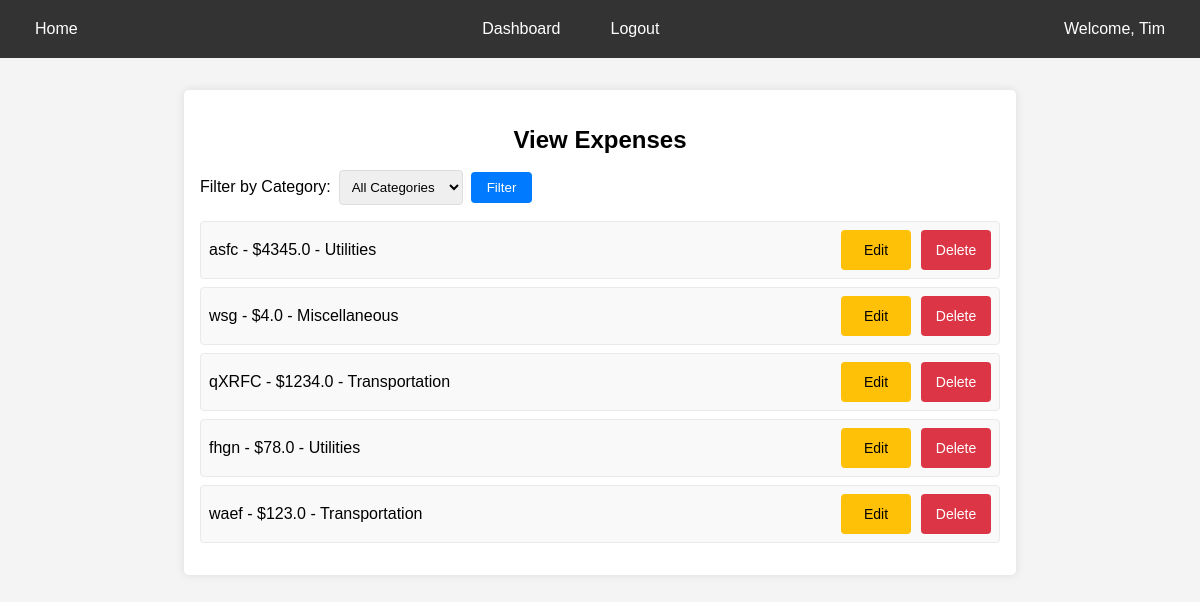
The app's page /view_expenses (signed in), older data.
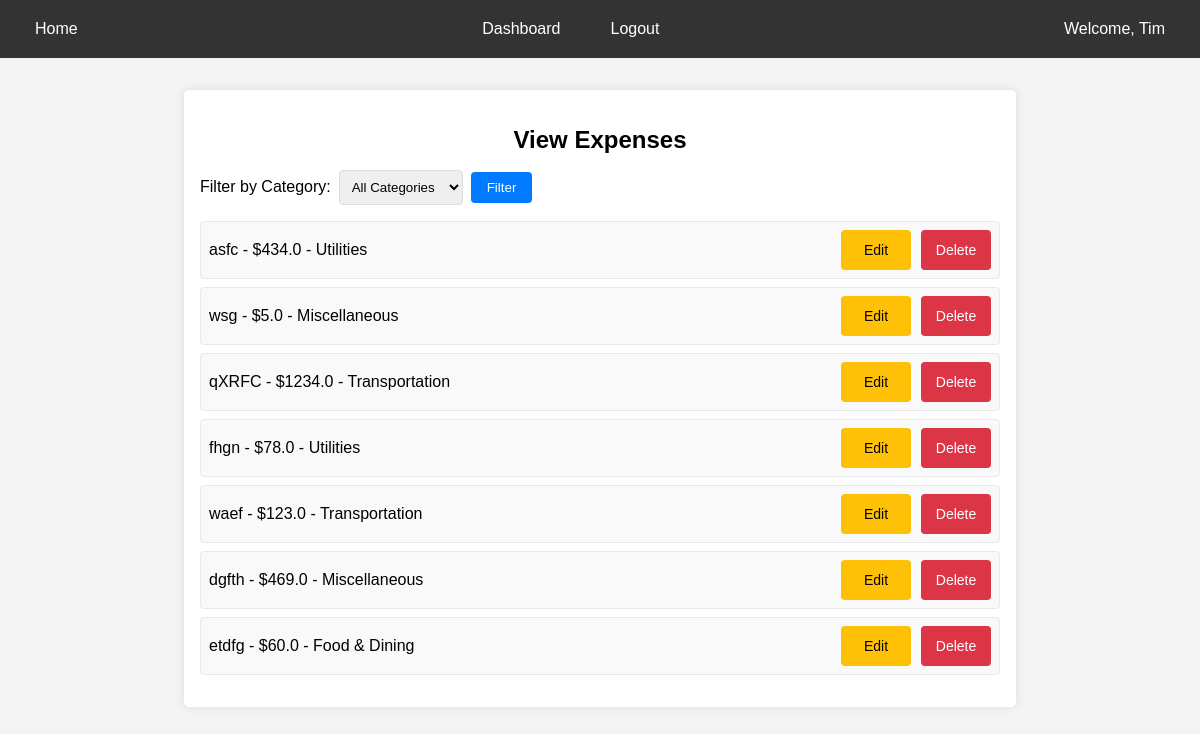
The same page, newer data.
### tables this page shows
CREATE TABLE users (
    id INTEGER PRIMARY KEY AUTOINCREMENT,
    username TEXT UNIQUE NOT NULL,
    password TEXT NOT NULL
);

CREATE TABLE "expenses" (
    id INTEGER PRIMARY KEY AUTOINCREMENT,
    user_id INTEGER,
    group_id INTEGER,
    amount REAL,
    description TEXT,
    created_at DATETIME DEFAULT CURRENT_TIMESTAMP,
    category_id INTEGER,
    FOREIGN KEY (user_id) REFERENCES users (id),
    FOREIGN KEY (group_id) REFERENCES groups (id),
    FOREIGN KEY (category_id) REFERENCES categories (id)
);

CREATE TABLE categories (
    id INTEGER PRIMARY KEY AUTOINCREMENT,
    name TEXT NOT NULL
);

### app/expense/routes.py (the view)
@expense_blueprint.route('/view_expenses', methods=['GET'])
@login_required
def view_expenses():
    category_id = request.args.get('category_id')
    conn = get_db_connection()
    params = [current_user.id]
    query = 'SELECT e.*, c.name AS category_name FROM expenses e LEFT JOIN categories c ON e.category_id = c.id WHERE e.user_id = ?'
    if category_id and category_id.isdigit():
        query += ' AND e.category_id = ?'
        params.append(int(category_id))
    expenses = conn.execute(query, params).fetchall()
    categories = conn.execute('SELECT * FROM categories').fetchall()
    expenses = [dict(expense) for expense in expenses]
    categories = [dict(category) for category in categories]
    conn.close()
    return render_template('view_expenses.html', expenses=expenses, categories=categories, current_category_id=category_id)

### app/__init__.py (called while the page is built)
def create_app():
    app = Flask(__name__)
    app.config.from_object(Config)
    login_manager = LoginManager()
    login_manager.init_app(app)
    login_manager.login_view = 'auth.login'
    @login_manager.user_loader
    def load_user(user_id):
        return User.get(user_id)
    @app.route('/')
    def home():
        return render_template('home.html')
    app.register_blueprint(auth_blueprint)
    app.register_blueprint(expense_blueprint)
    return app

### app/database.py (called while the page is built)
def get_db_connection():
    conn = sqlite3.connect('expense.db')
    conn.row_factory = sqlite3.Row
    return conn

### app/models.py (called while the page is built)
    @staticmethod
    def get(user_id):
        conn = get_db_connection()
        user = conn.execute('SELECT * FROM users WHERE id = ?', (int(user_id),)).fetchone()
        conn.close()
        if user:
            return User(id=user['id'], username=user['username'])
        return None

### app/templates/view_expenses.html (shortened to what this page needs)
{% extends 'layout.html' %}
{% block content %}
<div class="expenses-list">
    <h2>View Expenses</h2>
    <form method="GET" action="{{ url_for('expense.view_expenses') }}">
        <label for="filter_category">Filter by Category:</label>
        <select id="filter_category" name="category_id">
            <option value="">All Categories</option>
        </select>
        <button type="submit">Filter</button>
    </form>
    <ul>
        {% for expense in expenses %}
        <li>
            {{ expense.description }} - ${{ expense.amount }} - {{ expense.category_name }}
            <div class="expense-actions">
                <a href="{{ url_for('expense.edit_expense', expense_id=expense.id) }}" class="edit-link button-common">Edit</a>
                <form action="{{ url_for('expense.delete_expense', expense_id=expense.id) }}" method="post" onsubmit="return confirm('Are you sure you want to delete this expense?');">
                    <button type="submit" class="delete-button button-common">Delete</button>
                </form>
            </div>
        </li>
        {% endfor %}
    </ul>
</div>
{% endblock %}

### app/templates/layout.html (shortened to what this page needs)
<!DOCTYPE html>
<html>
<head>
    <link rel="stylesheet" href="{{ url_for('static', filename='base.css') }}">
    <link rel="stylesheet" href="{{ url_for('static', filename='forms.css') }}">
    <link rel="stylesheet" href="{{ url_for('static', filename='dashboard.css') }}">
    <link rel="stylesheet" href="{{ url_for('static', filename='home.css') }}">
    <link rel="stylesheet" href="{{ url_for('static', filename='expenses.css') }}">
    <link rel="stylesheet" href="{{ url_for('static', filename='responsive.css') }}">
</head>
<body>
    <header>
        <nav class="navigation-bar">
            <div class="home-button">
                <a href="{% if current_user.is_authenticated %}{{ url_for('expense.dashboard') }}{% else %}{{ url_for('home') }}{% endif %}">Home</a>
            </div>
            <ul>
                {% if current_user.is_authenticated %}
                    <li><a href="{{ url_for('expense.dashboard') }}">Dashboard</a></li>
                    <li><a href="{{ url_for('auth.logout') }}">Logout</a></li>
                {% else %}
                    <li><a href="{{ url_for('auth.login') }}">Login</a></li>
                    <li><a href="{{ url_for('auth.register') }}">Register</a></li>
                {% endif %}
            </ul>
            <div class="user-info">
                {% if current_user.is_authenticated %}
                    <span>Welcome, {{ current_user.username }}</span>
                {% endif %}
            </div>
        </nav>
    </header>
    <main>
        {% block content %}
        {% endblock %}
    </main>
</body>
</html>

### app/static/base.css (style rules this page uses)
body { font-family: Arial, sans-serif; margin: 0; padding: 0; background-color: #f4f4f4; }
header { background-color: #333; color: #fff; }
.navigation-bar { display: flex; justify-content: space-between; align-items: center; background-color: #333; color: #fff; padding: 10px 20px; }
.navigation-bar .home-button a, .navigation-bar .user-info span, .navigation-bar ul li a { color: white; text-decoration: none; padding: 10px 15px; }
.navigation-bar ul { list-style: none; display: flex; margin: 0; padding: 0; }
nav { background-color: #444; overflow: hidden; color: white; padding: 0; text-align: center; margin: 0; }
nav ul { list-style: none; display: flex; justify-content: center; padding-left: 0; margin: 0; }
nav ul li { margin: 0; padding: 0 10px; }
nav ul li a { padding: 15px; display: inline-block; color: white; text-decoration: none; }
main { margin: 15px; }

### app/static/expenses.css (style rules this page uses)
.expenses-list { width: 100%; max-width: 800px; background: #fff; margin: 2rem auto; padding: 1rem; border-radius: 5px; box-shadow: 0 0 10px rgba(0, 0, 0, 0.1); }
.expenses-list h2 { margin-bottom: 1rem; text-align: center; }
.expenses-list form { margin-bottom: 2rem; text-align: center; }
.expenses-list label { margin-right: 0.5rem; }
.expenses-list select { margin-right: 0.5rem; padding: 0.5rem; border: 1px solid #ddd; border-radius: 4px; }
.expenses-list button { padding: 0.5rem 1rem; background: #007bff; color: white; border: none; border-radius: 4px; cursor: pointer; transition: background 0.3s; }
.expenses-list ul { list-style-type: none; padding: 0; }
.expenses-list li { background: #f9f9f9; border: 1px solid #e9e9e9; padding: 0.5rem; margin-bottom: 0.5rem; border-radius: 4px; display: flex; justify-content: space-between; align-items: center; padding: 0.5rem; margin-bottom: 0.5rem; border: 1px solid #e9e9e9; border-radius: 4px; background: #f9f9f9; display: flex; justify-content: space-between; align-items: center; }
.expenses-list .expense-actions { display: flex; align-items: center; }
.expenses-list .edit-link { background-color: #ffc107; color: black; padding: 0.5rem 1rem; border-radius: 4px; transition: background-color 0.3s ease; text-decoration: none; }
.expenses-list form { margin: 0; display: flex; align-items: center; }
.expenses-list .delete-button { background-color: #dc3545; color: white; padding: 0.5rem 1rem; border-radius: 4px; transition: background-color 0.3s ease; }
.expense-actions { display: flex; align-items: center; }
.expenses-list .edit-link, .expenses-list .delete-button { width: 70px; height: 40px; padding: 0; font-size: 14px; box-sizing: border-box; }
.expenses-list .edit-link { font-size: 14px; text-align: center; line-height: 40px; margin-right: 10px; }

Row changes from the older to the newer data that the page shows:
changed expenses "asfc": amount "4345.0" → "434.0"
changed expenses "wsg": amount "4.0" → "5.0"
added expenses: description "dgfth", amount "469.0", category_name "Miscellaneous"
added expenses: description "etdfg", amount "60.0", category_name "Food & Dining"
